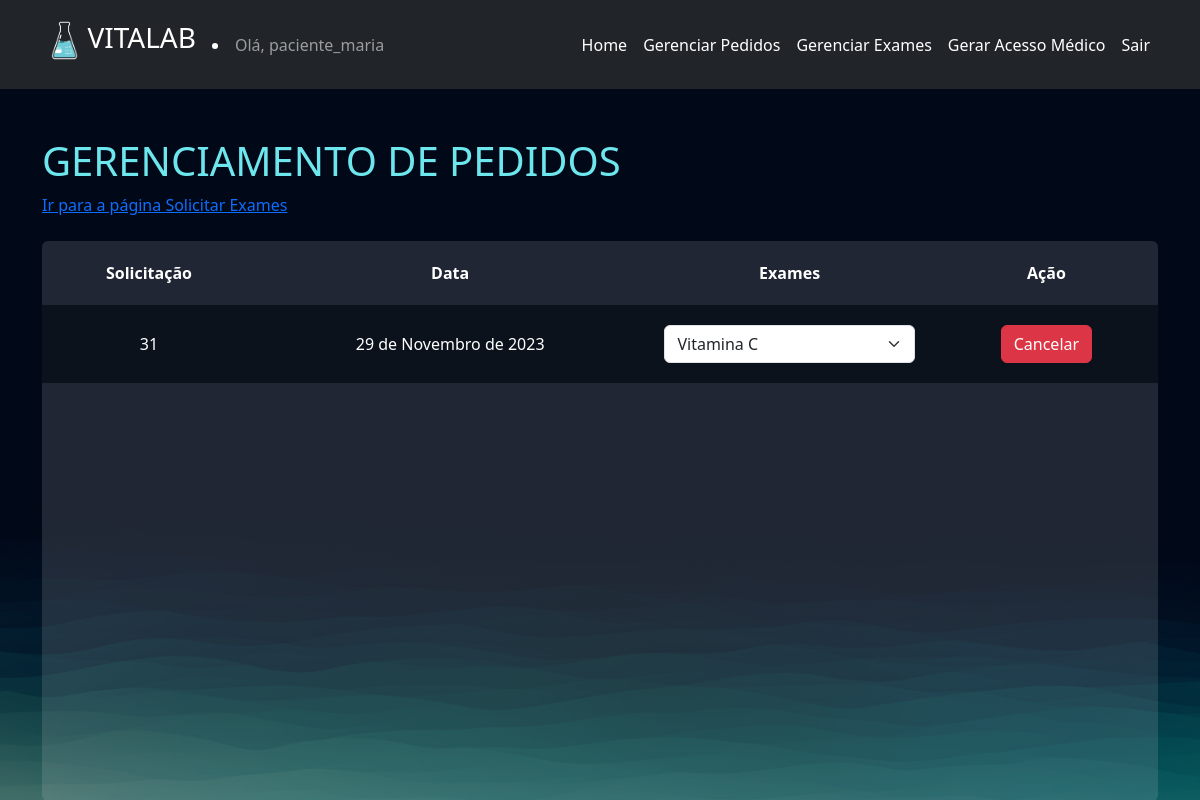
The page /exames/gerenciar_pedidos/ (signed in) on the database as committed earlier.
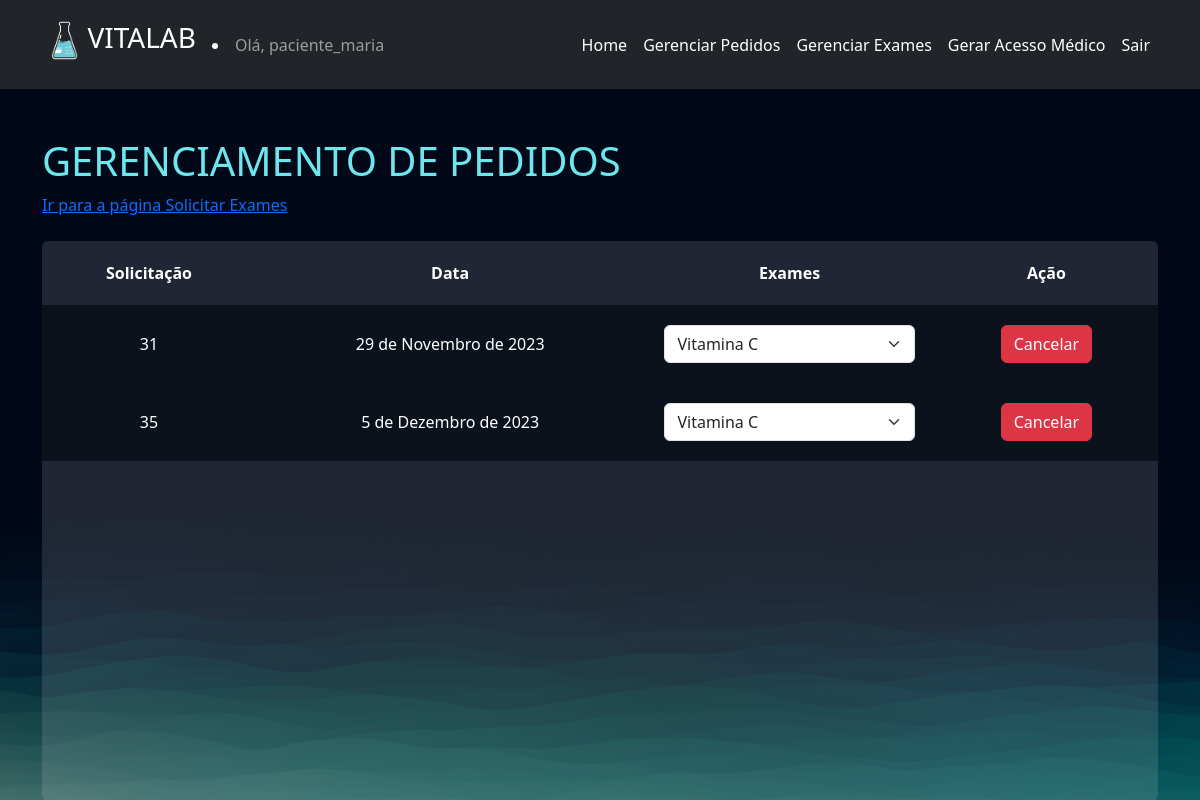
The same page on the database as committed later.
### exames/models.py (models this page shows, shortened)
class PedidosExames(models.Model):
	usuario = models.ForeignKey(User, on_delete=models.DO_NOTHING)
	exames = models.ManyToManyField(SolicitacaoExame)
	agendado = models.BooleanField(default=True)
	data = models.DateField()

### exames/views.py (the view)
# urls.py: path('gerenciar_pedidos/', views.gerenciar_pedidos, name="gerenciar_pedidos"),
@login_required
def gerenciar_pedidos(request):
    pedidos_exames = PedidosExames.objects.filter(usuario=request.user)
    return render(request, 'gerenciar_pedidos.html', {'pedidos_exames': pedidos_exames})

### exames/templates/gerenciar_pedidos.html (shortened to what this page needs)
{% extends "bases/base.html" %}
{% load static %}
{% block 'head' %}
    <link href="{% static 'exames/css/css.css' %}" rel="stylesheet">
    <link href="{% static 'exames/css/gerenciar_pedidos.css' %}" rel="stylesheet">
{% endblock 'head' %}
{% block 'conteudo' %}
    <br>
    <br>
    <div class="container">
        <div>
            <h3 class="font-destaque">GERENCIAMENTO DE PEDIDOS</h3>
        </div>
        <div>
            <a href="{% url 'solicitar_exames' %}" class="btn-custom">Ir para a página Solicitar Exames</a>
        </div>
        <br>
        <div class="card card-view">
            <table>
                <tr>
                  <th>Solicitação</th>
                  <th>Data</th>
                  <th>Exames</th>
                  <th>Ação</th>
                </tr>
                {% for pedidos in pedidos_exames %}
                    <tr class="linha-tabela">
                        <td>{{pedidos.id}}</td>
                        <td>{{pedidos.data}}</td>
                        <td>
                            <select class="form-select">
                                {% for exame in pedidos.exames.all %}
                                    <option style="color: black"  value="">{{exame.exame.nome}}</option>
                                {% endfor %}
                            </select>
                        </td>
                        <td>
                            <a href="{% url "cancelar_pedido" pedidos.id %}"  class="btn btn-danger {% if not pedidos.agendado %} disabled {% endif %}">Cancelar</a>
                        </td>
                    </tr>
                {% endfor %}
            </table>
        </div>
    </div>
{% endblock 'conteudo' %}

Rows that differ between the two databases and show on the page:
added PedidosExames: id "35", data "5 de Dezembro de 2023"
